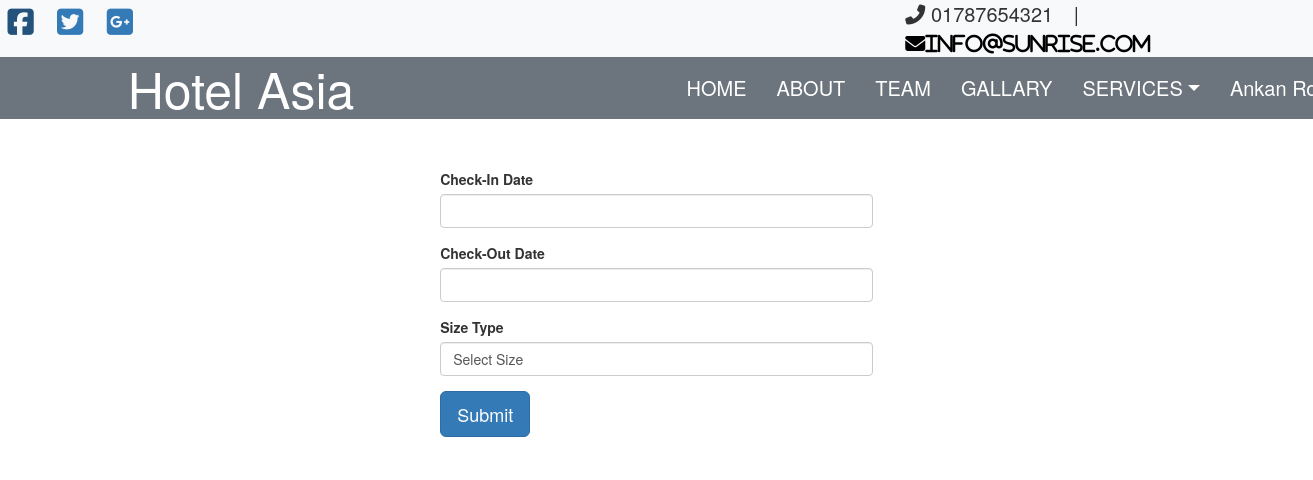
/bookDate.php (signed in), run on the app's committed database.
### tables this page shows
CREATE TABLE `contacts` (
  `id` int(10) NOT NULL,
  `mobile` varchar(15) NOT NULL,
  `email` varchar(30) NOT NULL,
  `facebook` varchar(50) NOT NULL,
  `twitter` varchar(50) NOT NULL,
  `google` varchar(50) NOT NULL,
  `address` varchar(50) DEFAULT NULL
);

CREATE TABLE `user_info` (
  `id` int(11) NOT NULL,
  `fristname` varchar(50) NOT NULL,
  `lastname` varchar(50) NOT NULL,
  `fullname` varchar(100) NOT NULL,
  `country` varchar(20) NOT NULL,
  `gender` varchar(10) NOT NULL,
  `brithdate` varchar(50) NOT NULL,
  `nid` varchar(50) NOT NULL,
  `passportno` varchar(50) NOT NULL,
  `address` varchar(100) NOT NULL,
  `email` varchar(50) NOT NULL,
  `mobile` varchar(20) NOT NULL,
  `password` varchar(1000) NOT NULL,
  `photo` varchar(50) NOT NULL
);

### bookDate.php (the view, shortened to what this page needs)
<!doctype html>
<html>
<head>
  <link rel="stylesheet" href="css\bootstrap.css">
  <link rel="stylesheet" href="css\room.css">
  <link rel="stylesheet" href="js/jquery-ui.min.css">
</head>
<body>
  <div class="container-flud">
    <div class="row">
      <?php
        include 'header.php';
      ?>
    </div>
    <form onsubmit="return validate()" action="bookDateFinal.php" method="post">
        <div class="row" style="margin-top: 50px;">
          <div class="offset-4 col-4">
            <div class="form-group">
              <label>Check-In Date</label>
                <input type="text" class="form-control" name="cindate" id="cindate" autocomplete="off" required>
            </div>
          </div>
        </div>
            <div class="row">
              <div class="offset-4 col-4">
                <div class="form-group">
                  <label>Check-Out Date</label>
                    <input type="text" class="form-control" name="coutdate" id="coutdate" autocomplete="off" required>
                </div>
              </div>
            </div>
                <div class="row">
                  <div class="offset-4 col-4">
                    <div class="form-group">
                      <label>Size Type</label>
                      <select name="size_type" class="form-control" required>
                        <option value="" selected disabled>Select Size</option>
                      </select>
                    </div>
                  </div>
                </div>
        <div class="row">
          <div class="offset-4 col-4">
            <div class="form-group">
            <input type="submit" name="submit" id="btn" class="btn btn-primary btn-lg" value="Submit">
          </div>
          </div>
        </div>
      </form>
  </div>
</body>
</html>

### header.php (shortened to what this page needs)
<!doctype html>
<html>
  <head>
    <link rel="stylesheet" href="css\bootstrap.css">
    <link rel="stylesheet" href="css\header.css">
    <link rel="stylesheet" href="https://maxcdn.bootstrapcdn.com/bootstrap/3.4.1/css/bootstrap.min.css">
  </head>
  <body>
    <?php
    $conn = mysqli_connect("localhost","root","","hms") or die("Connection failed");
    $sql = "Select * from contacts";
    $result = mysqli_query($conn, $sql) or die("Query failed");
    if(mysqli_num_rows($result) >0) {
     ?>
    <div class="container-flud">
      <section class="bg-light">
      <div class="row">
        <div class="col-lg-3" style="font-size:30px; ">
          <?php
          $row = mysqli_fetch_assoc($result);
           ?>
          <span class="text-black">
          <a href="<?php echo $row['facebook'];?>"><i class="fab fa-facebook-square roy"></i></a>
          </span>
          <span class="text-black">
            <a href="<?php echo $row['twitter'];?>"><i class="fab fa-twitter-square roy"></i></a>
          </span>
          <span class="text-black">
            <a href="<?php echo $row['google'];?>"><i class="fab fa-google-plus-square roy"></i></a>
          </span>
        </div>
        <div class="col-4 offset-5" style="font-size:20px;">
          <span class="text-black roy">
            <i class="fas fa-phone-alt"></i>
            <?php echo $row['mobile'];
            ?>
          </span>
          <span class="text-black roy">
            |
          </span>
          <span class="text-black roy">
            <a href="mailto:info@example.com" style="color:black"><i class="fas fa-envelope"><?php echo $row['email'];?></i></a>
          </span>
        </div>
      </div>
  </section>
  <?php
    }
  ?>
    <div class="row">
      <div>
          <nav class="navbar navbar-expand-md navbar-light bg-secondary"style="margin-bottom: 0px;">
      <div class="col-lg-2 offset-lg-1">
          <a href="index.php" class="navbar-brand" style="font-size: 50px; color:white"> Hotel Asia </a>
            </div>
    <div class="col-md-6 offset-lg-3 offset-md-2">
          <ul class="navbar-nav">
            <li class="nav-item"> <a href="index.php" class="nav-link text-white menu-icon" style="padding:15px">HOME</a></li>
            <li class="nav-item"> <a href="about.php" class="nav-link text-white menu-icon" style="padding:15px">ABOUT</a></li>
            <li class="nav-item"> <a href="team.php" class="nav-link text-white menu-icon" style="padding:15px">TEAM</a></li>
            <li class="nav-item"> <a href="gallary.php" class="nav-link text-white menu-icon" style="padding:15px">GALLARY</a></li>
            <li class="nav-item dropdown text-white"> <a href="#" class="nav-link dropdown-toggle text-white menu-icon" data-toggle="dropdown" style="padding:15px">SERVICES</a>
            </li>
            <?php
            if(!isset($_SESSION['username'])){
            ?>
            <li class="nav-item"> <a href="login.php" class="nav-link text-white menu-icon" style="padding:15px">Login</a></li>
          <?php }
          else if(isset($_SESSION['username'])){
            $conn1 = mysqli_connect("localhost","root","","hms") or die("Connection failed");
            $sql1 = "SELECT * FROM user_info WHERE email = '{$_SESSION['username']}'";
            $result = mysqli_query($conn1, $sql1) or die("Query failed");
            if(mysqli_num_rows($result) > 0) {
              while($row = mysqli_fetch_assoc($result)){
                $fullname=$row['fullname'];
              }}
            ?>
            <li class="nav-item dropdown text-white"> <a href="#" class="nav-link dropdown-toggle text-white menu-icon" data-toggle="dropdown" style="padding:15px"><?php echo $fullname?></a>
            </li>
          <?php } ?>
          </ul>
        </div>
        </nav>
      </div>
      </div>
    </div>
  </body>
</html>

### css/header.css (style rules this page uses)
.roy { padding: 2px 0px 2px 15px; }
.menu-icon { font-size: 20px; }

### data on the page
contacts: mobile "01787654321", email "info@sunrise.com"
user_info: fullname "Ankan…"
